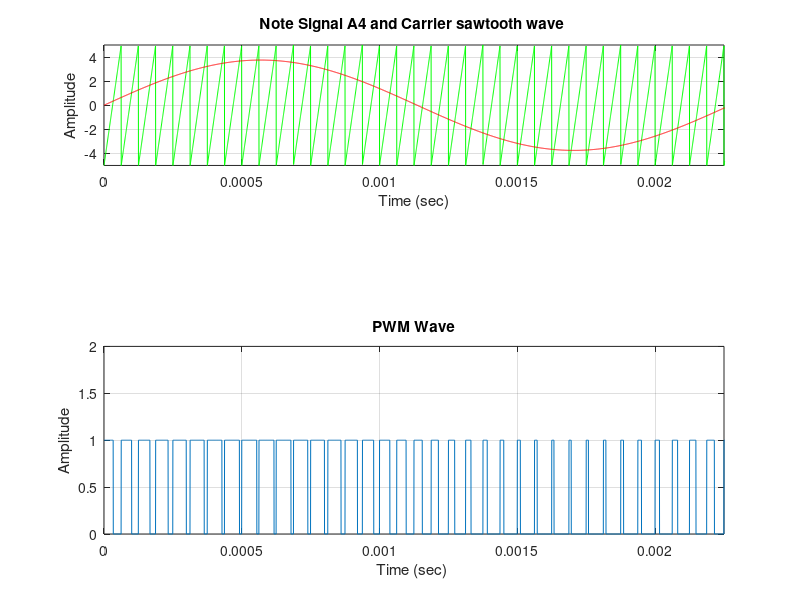

Reproduce this figure in MATLAB.
% Code for PWM (Pulse Width Modulation) generation in MATLAB  By Jaseem vp 
% http://www.circuitsgallery.com/2012/03/code-for-pwm-pulse-width-modulation.html

% clc;
% clear all;
close all;
te=0.009;	% time range
fs=8000;	% Sampling rate 48kHz
Ft=440;		%input('Note frequency (Hz)=');
Fcs=2*fs;	%input('Carrier Sawtooth frequency=');
A=5;	%  Maximum Amplitude
t=0:1/(256*fs):te;	% t second n times fs sample points per second
tb=0:1/fs:te;		% t second  fs sample points per second
c=A.*sawtooth(2*pi*Fcs*t);	%Carrier sawtooth
subplot(3,1,1);
plot(t,c,'-g');
xlabel('Time (sec)');
ylabel('Amplitude');
title('Note Signal A4 and Carrier sawtooth wave ');
grid on;
hold on;

m=0.75*A.*sin(2*pi*Ft*t);	%Note amplitude must be less than Sawtooth
subplot(3,1,1);
plot(t,m,'r');
axis([0 te/4 -A A]);	%X-Axis varies from 0 to n points & Y-Axis from -A to A
grid on;

n=length(c);	%Length of carrier sawtooth is stored to 'n'
for i=1:n	%Comparing Message and Sawtooth amplitudes
	if (m(i)>=c(i))
     		pwm(i)=1;
	else
     		pwm(i)=0;
	end
end
subplot(2,1,2);
plot(t,pwm);
xlabel('Time (sec) ');
ylabel('Amplitude');
title('PWM Wave');
axis([0 te/4 0 2]);	%X-Axis varies from 0 to n sample points & Y-Axis from 0 to 1
grid on; 
hold off;

%Inputs and Observation: 
% Message frequency=1
% Carrier Saw tooth frequency=10





